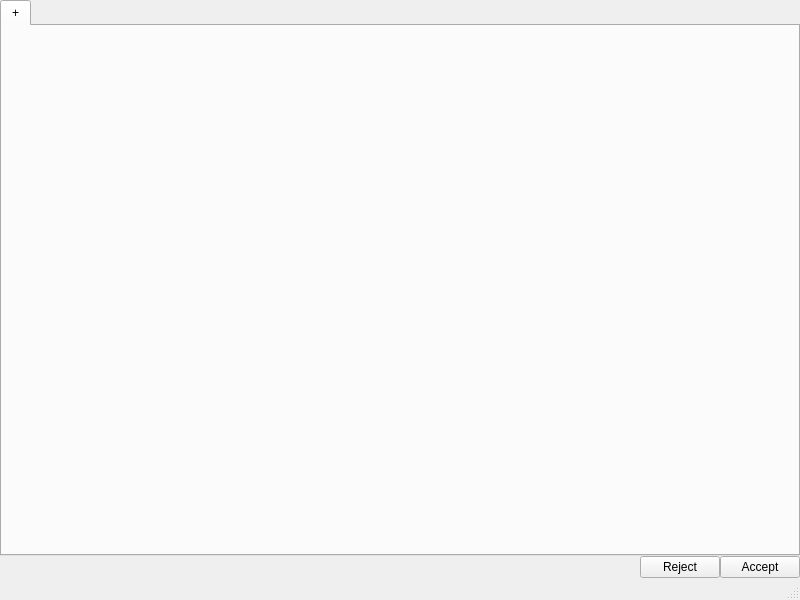
<?xml version="1.0" encoding="UTF-8"?>
<ui version="4.0">
 <class>MainWindow</class>
 <widget class="QMainWindow" name="MainWindow">
  <property name="geometry">
   <rect>
    <x>0</x>
    <y>0</y>
    <width>800</width>
    <height>600</height>
   </rect>
  </property>
  <property name="windowTitle">
   <string>Orpheus</string>
  </property>
  <widget class="QWidget" name="centralwidget">
   <layout class="QVBoxLayout" name="verticalLayout">
    <property name="spacing">
     <number>0</number>
    </property>
    <property name="leftMargin">
     <number>0</number>
    </property>
    <property name="topMargin">
     <number>0</number>
    </property>
    <property name="rightMargin">
     <number>0</number>
    </property>
    <property name="bottomMargin">
     <number>0</number>
    </property>
    <item>
     <widget class="QTabWidget" name="twPlaylists">
      <property name="currentIndex">
       <number>0</number>
      </property>
      <widget class="QWidget" name="tabAdd">
       <attribute name="title">
        <string>+</string>
       </attribute>
      </widget>
     </widget>
    </item>
    <item>
     <layout class="QHBoxLayout" name="horizontalLayout">
      <item>
       <spacer name="horizontalSpacer">
        <property name="orientation">
         <enum>Qt::Horizontal</enum>
        </property>
        <property name="sizeHint" stdset="0">
         <size>
          <width>40</width>
          <height>20</height>
         </size>
        </property>
       </spacer>
      </item>
      <item>
       <widget class="QPushButton" name="pbReject">
        <property name="text">
         <string>Reject</string>
        </property>
       </widget>
      </item>
      <item>
       <widget class="QPushButton" name="pbSave">
        <property name="text">
         <string>Accept</string>
        </property>
       </widget>
      </item>
     </layout>
    </item>
   </layout>
  </widget>
  <widget class="QMenuBar" name="menubar">
   <property name="geometry">
    <rect>
     <x>0</x>
     <y>0</y>
     <width>800</width>
     <height>30</height>
    </rect>
   </property>
  </widget>
  <widget class="QStatusBar" name="statusbar"/>
 </widget>
 <resources/>
 <connections/>
</ui>
